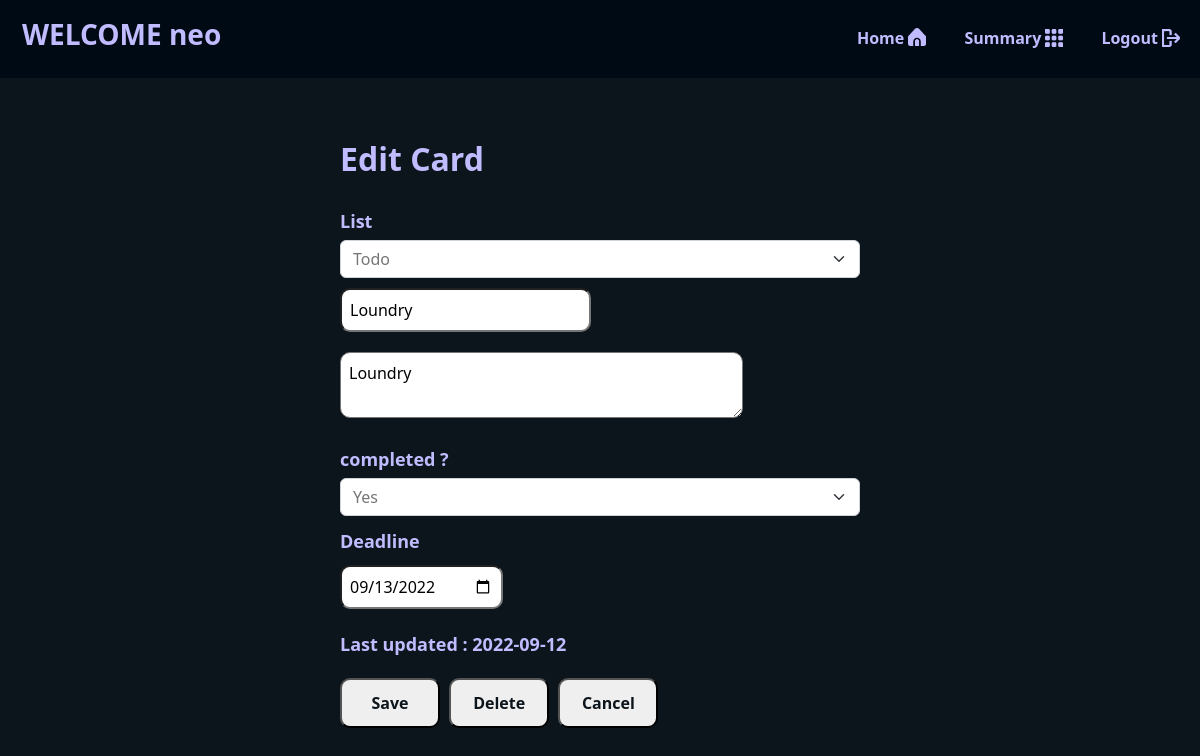
/editcard/1/28, run on the app's committed database.
### application/models.py (models this page shows)
class User(db.Model):
    __tablename__ = 'User'
    Uid = db.Column(db.Integer, autoincrement=True, primary_key=True,nullable=False, unique=True)
    Username = db.Column(db.String,unique=True)
    Password = db.Column(db.String, unique=True )
    Card = db.relationship("Card")
    List = db.relationship("List")

class Card(db.Model):
    __tablename__ = 'Card'
    Cid = db.Column(db.Integer, autoincrement=True, primary_key=True,nullable=False, unique=True)
    Title = db.Column(db.String)
    Content = db.Column(db.String)
    Deadline = db.Column(db.String)
    Created = db.Column(db.String)
    Mark_as_complete = db.Column(db.Integer)
    Uid = db.Column(db.Integer,db.ForeignKey("User.Uid"), nullable=False)
    Lid = db.Column(db.Integer,db.ForeignKey("List.Lid"), nullable=False)
    Last_modified = db.Column(db.String)
    Completed = db.Column(db.String)

### application/controllers.py (the view, shortened to what this page needs)
@app.route("/editcard/<uid>/<cid>", methods=['GET','POST'])
def editcard(uid,cid):
	name=db.session.query(User).filter(User.Uid == uid).first().Username
	lists=db.session.query(List).filter(List.Uid == uid).all()
	card=db.session.query(Card).filter(Card.Cid == cid).first()
	return render_template("editcard.html",name=name,uid=uid,card=card,lists=lists)

### templates/editcard.html (shortened to what this page needs)
<!DOCTYPE html>
<html>
	<head>
		<link href="https://cdn.jsdelivr.net/npm/bootstrap@5.2.0/dist/css/bootstrap.min.css" rel="stylesheet">
	</head>
	<body>
		<nav class="navbar fixed-top">
		  <div class="container-fluid">
			<div class="navbar-header">
			  <h3 style="color:#c1bcff; padding:10px;"><b>WELCOME {{name}}</b></h3>
			</div>
			<ul class="navbar-nav">
			  <li class="nav-item"><a class="nav-link" href="/board/{{uid}}">
			  		Home
				    <img src="{{url_for('static', filename='home.png')}}" style="padding-bottom:6px;"alt="" width="18" height="">
			  		</a></li>
			  <li class="nav-item"><a class="nav-link" href="/summary/{{uid}}">
			  	Summary
			  	<img src="{{url_for('static', filename='grid.png')}}" style="padding-bottom:4px;"alt="" width="18" height=""">
			  	</a></li>
			  <li class="nav-item"><a class="nav-link" href="/logout" onclick="return confirm('Are you sure?')">
		  	Logout
		  	<img src={{url_for('static', filename='logout.png')}} style="padding-bottom:4px;"alt="" width="18" height="">
		  	</a></li>
			</ul>
		  </div>
		</nav>
		<div class="form">
			<h2><b>Edit Card</b></h2>
			<p style="font-weight:bold; color:#c1bcff; margin-bottom:5px; padding:12px 0px 0px 0px; font-size:18px;">
				List
			</p>
			<form method= "POST">
				<select class="form-select" aria-label="Default select example" name="list">
					{% for list in lists %}
					{% if list.Lid==card.Lid %}
					<option selected>{{list.Lname}}</option>
					{% endif %}
					{% endfor %}
				</select>
				<input class="input" type="text" name="cardname" placeholder="title" value="{{card.Title}}" required/>
				<textarea class="input" name="content" cols="40" rows="2" placeholder="content" required>{{card.Content}}</textarea>
				<p style="font-weight:bold; color:#c1bcff; margin-bottom:5px; padding:12px 0px 0px 0px; font-size:18px;">
				completed ?
				</p>
				<select class="form-select" aria-label="Default select example" name='completed'>
				<option selected>{{card.Mark_as_complete}}</option>
				</select>
				<p style="font-weight:bold; color:#c1bcff; padding:12px 0px 0px 0px; margin-bottom:0px; font-size:18px;">
				Deadline
				</p>
				<input type="date" class="date input" id="deadline" name="deadline" value="{{card.Deadline}}"/>
				<br>
				<p style="font-weight:bold; color:#c1bcff; padding:12px 0px 10px 0px; margin-bottom:0px; font-size:18px;">
				Last updated : {{card.Last_modified}}
				</p>
				<input class="input button" type="submit" name="save" value="Save"/>
				<input class="input button" type="submit" onclick="return confirm('Are you sure?')" name="delete" value="Delete"/>
				<a href="/board/{{uid}}"><input class="input button" type="button" name="delete" value="Cancel"/></a>
			</form>
		</div>
	</body>
</html>

### templates/editcard.html (style rules this page uses)
body { margin: 0; background-color:#0c151c; padding-top:100px; }
.navbar { background-color:#000a15; }
.nav-link { color:#c1bcff; }
.navbar-nav { display:flex; flex-direction:row; }
.nav-item { border-radius: 9px; padding: 0px 8px 0px 8px; margin-left:22px; font-weight: bold; }
.form { width:520px; margin:40px auto; }
.input { margin:10px 5px 10px 0px; padding:8px; border-radius:10px; }
.button { width:100px; height:50px; color:#0c151c; font-weight:bold; }
h2 { color:#c1bcff; padding:0px 0px 10px 0px; }
.form-select { color:#767676; }

### data on the page
User: Username "neo"
Card: cardname "Loundry", content "Loundry", completed "Yes", deadline "09/13/2022", Last_modified "2022-09-12"

### other printed values
form field list "Todo"
